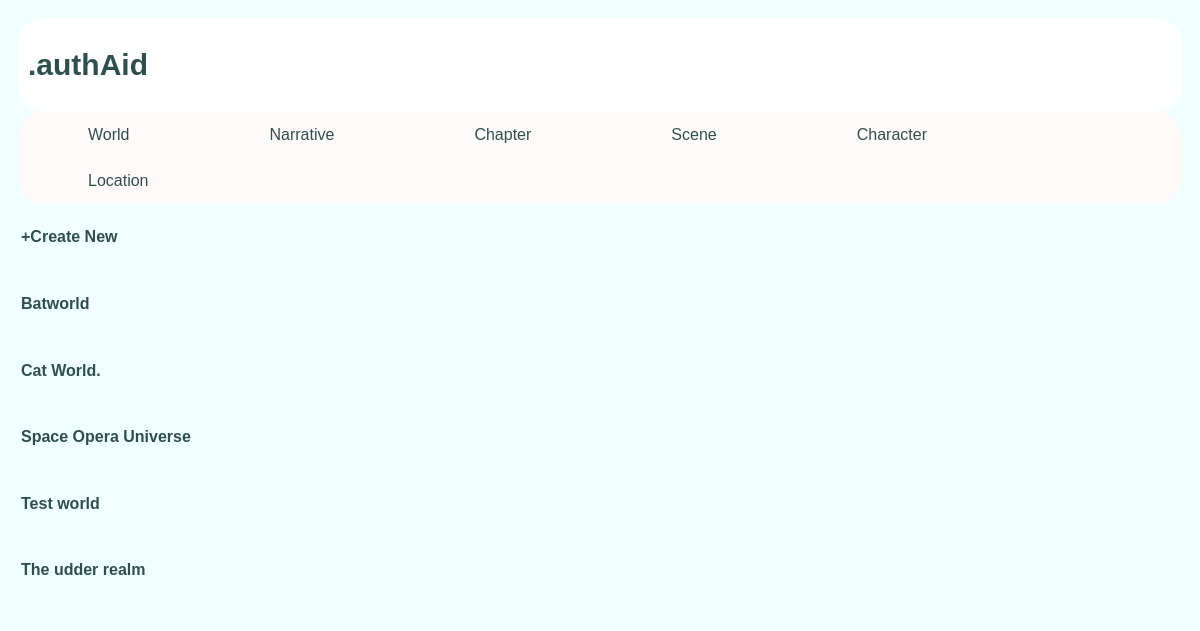
Before: /author/world/ with the older database file.
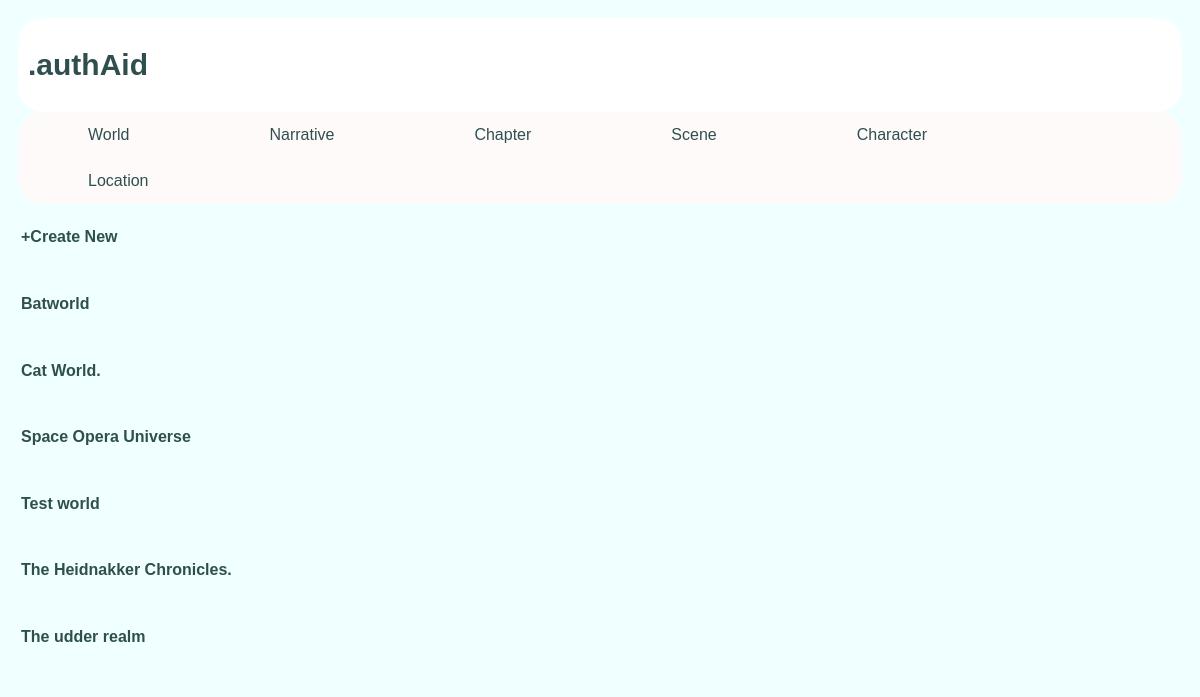
After: the same page with the newer database file.
### author/models.py (models this page shows, shortened)
class World(models.Model):
    name = models.CharField(max_length=name_length, default='',blank=True)
    description = models.CharField(max_length=description_length, default='',blank=True)
    notes = notes_all

### author/views.py (the view)
# urls.py: path('world/',views.WorldView.as_view(), name='world'),
class WorldView(ListView):
    template_name = 'author/world.html'
    context_object_name = 'world_list'
    def get_queryset(self):
        return World.objects.all().order_by('name')

### author/templates/author/world.html (shortened to what this page needs)
<!DOCTYPE html>
<html lang="en">
<head>
</head>
<body>
{% extends "author/base.html" %}
{%block content%}
    <div class="sidebar">
    <h4><a href="{% url 'author:world_create'%}">+Create New</a> </h4>
    </div>
    {% if world_list %}
            {% for world in world_list %}
                <div class="sidebar">
                    <h4><a href= "{%url 'author:world_detail' world.id%}" >{{world.name}}</a> </h4>
                </div>
            {% endfor %}
    {% endif %}
{%endblock%}

Changed rows visible on the page:
added World: name "The Heidnakker Chronicles."
